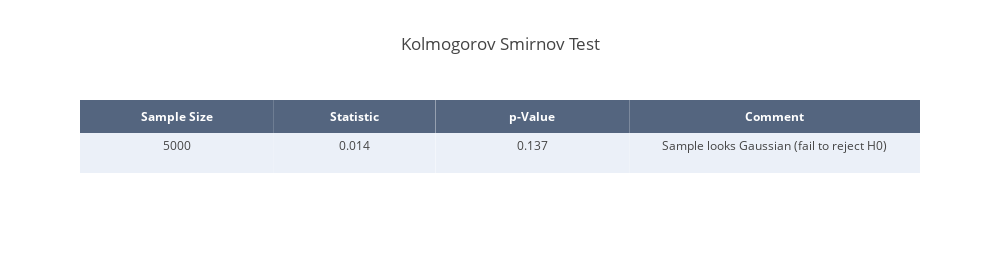

Notebook code for this chart:
### Markdown cell above
### Kolmogorov Smirnov Test

### Code cell
# Normality test
test = "Kolmogorov Smirnov Test"
stat, p = stats.kstest(np.array(samples_b_m),'norm', alternative = 'greater')

# Round results
stat = round(stat, 3)
p = round(p, 3)

# Interpre results
alpha = 0.05
if p > alpha:
    msg = 'Sample looks Gaussian (fail to reject H0)'
else:
    msg = "Sample does not look Gaussian (reject H0)"

# Create table
result_mat = [len(samples_b_m), stat, p, msg]

trace = go.Table(
    header=dict(values=['<b>Sample Size</b>', '<b>Statistic</b>', '<b>p-Value</b>', '<b>Comment</b>'],
                line = dict(width=0),
                fill = dict(color='rgba(42,63,95,0.8)'),
                align = 'center',
                font = dict(
                    color = '#ffffff',
                    size = 12
                )),
    cells=dict(values=np.array(result_mat).T,
               line = dict(width=0),
               fill = dict(color=[['#EBF0F8', '#ffffff', '#EBF0F8', '#ffffff']]),
               align = 'center',
               height = 40),
    columnwidth=[0.3, 0.25, 0.3, 0.45])
       
data = [trace]

layout = dict(title=test, height=260, width=1000)

ks_table = dict(data=data, layout=layout)

# Plot table
iplot(ks_table)

### Figure 1 — Plotly figure (JSON) as saved in the notebook; plotly's stock layout.template omitted (floating-point values rounded to 4 significant figures)
{"data": [{"cells": {"align": "center", "fill": {"color": [["#EBF0F8", "#ffffff", "#EBF0F8", "#ffffff"]]}, "height": 40, "line": {"width": 0}, "values": ["5000", "0.014", "0.137", "Sample looks Gaussian (fail to reject H0)"]}, "columnwidth": [0.3, 0.25, 0.3, 0.45], "header": {"align": "center", "fill": {"color": "rgba(42,63,95,0.8)"}, "font": {"color": "#ffffff", "size": 12}, "line": {"width": 0}, "values": ["<b>Sample Size</b>", "<b>Statistic</b>", "<b>p-Value</b>", "<b>Comment</b>"]}, "type": "table", "uid": "f9926c34-7869-459a-a3d8-3b19da40a792"}], "layout": {"height": 260, "title": {"text": "Kolmogorov Smirnov Test"}, "width": 1000}}
